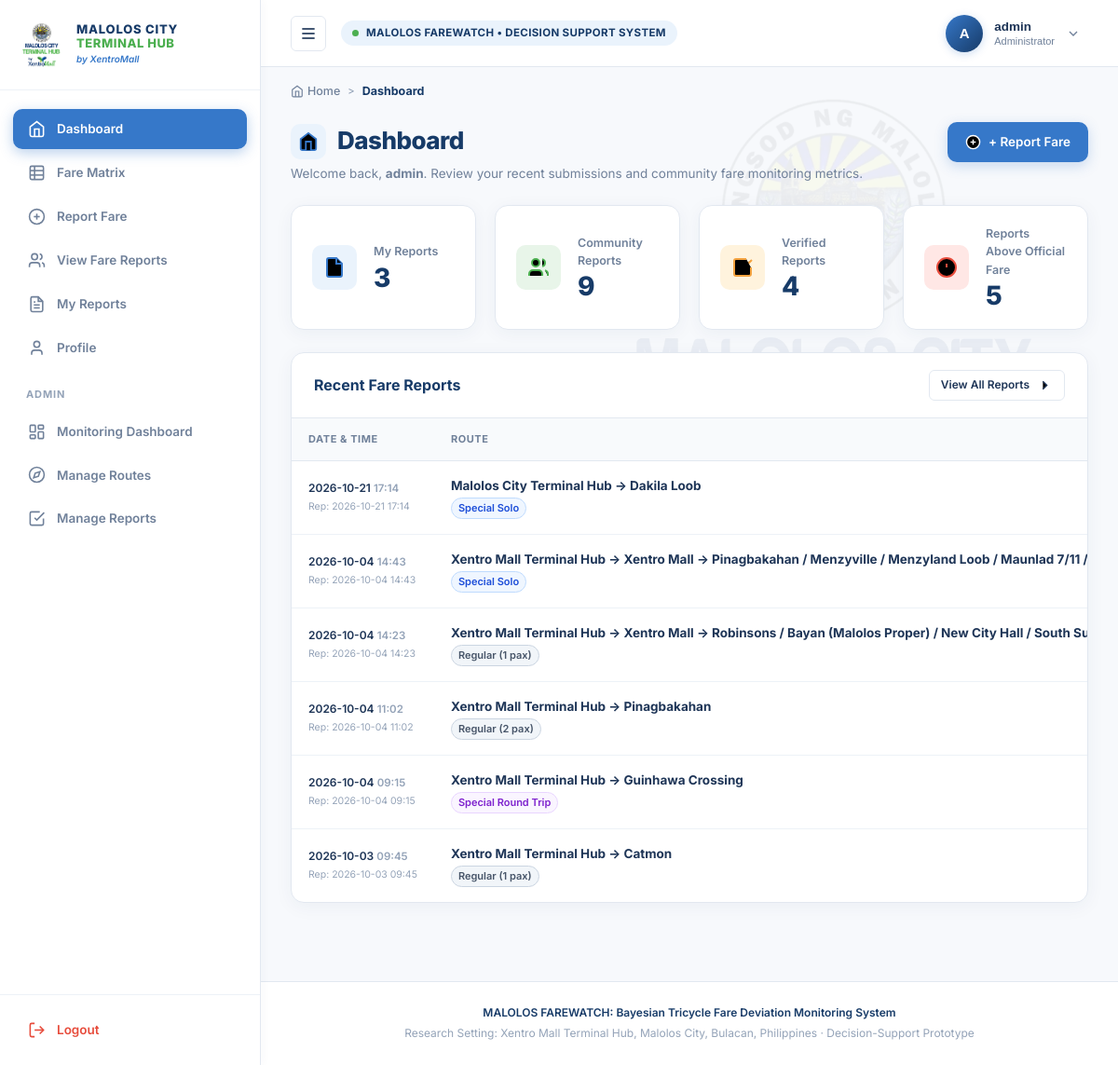
The app's page /dashboard (signed in) with its own data.
### tables this page shows
CREATE TABLE fare_reports (
    id INTEGER PRIMARY KEY AUTOINCREMENT,
    user_id INTEGER NOT NULL,
    route_id INTEGER NOT NULL,
    reported_fare REAL NOT NULL CHECK(reported_fare > 0),
    fare_difference REAL NOT NULL,
    distance_km REAL,
    travel_time_min INTEGER,
    body_number TEXT,
    photo_filename TEXT,
    verification_status TEXT NOT NULL DEFAULT 'Pending' 
        CHECK(verification_status IN ('Pending', 'Verified', 'Rejected')),
    posterior_probability REAL NOT NULL,
    created_at TEXT NOT NULL DEFAULT (datetime('now', 'localtime')), trip_type TEXT NOT NULL DEFAULT 'regular', passenger_count INTEGER NOT NULL DEFAULT 1, expected_fare REAL NOT NULL DEFAULT 0.0, origin TEXT NOT NULL DEFAULT 'Xentro Mall Terminal Hub', destination TEXT NOT NULL DEFAULT '', occurred_at TEXT NOT NULL DEFAULT '', id_filename TEXT DEFAULT NULL,
    FOREIGN KEY(user_id) REFERENCES users(id) ON DELETE CASCADE,
    FOREIGN KEY(route_id) REFERENCES routes(id) ON DELETE RESTRICT
);

### app.py (the view)
@app.route("/dashboard")
@login_required
def dashboard():
    conn = db()
    uid = session["user_id"]
    my_reports_count = conn.execute(
        "SELECT COUNT(*) AS count FROM fare_reports WHERE user_id = ?", (uid,)
    ).fetchone()["count"]
    community_reports_count = conn.execute(
        "SELECT COUNT(*) AS count FROM fare_reports"
    ).fetchone()["count"]
    verified_count = conn.execute(
        "SELECT COUNT(*) AS count FROM fare_reports WHERE verification_status = 'Verified'"
    ).fetchone()["count"]
    deviations_count = conn.execute(
        "SELECT COUNT(*) AS count FROM fare_reports WHERE fare_difference > 0"
    ).fetchone()["count"]
    recent_reports = conn.execute("""
        SELECT fr.*, rt.name AS route_name, rt.official_fare, u.username
        FROM fare_reports fr
        JOIN routes rt ON fr.route_id = rt.id
        JOIN users u ON fr.user_id = u.id
        ORDER BY fr.created_at DESC
        LIMIT 6
    """).fetchall()
    conn.close()
    stats = {
        "my_reports": my_reports_count,
        "community_reports": community_reports_count,
        "verified": verified_count,
        "deviations": deviations_count
    }
    return render_template(
        "dashboard.html",
        active_page="dashboard",
        stats=stats,
        recent_reports=recent_reports
    )

### app.py (called while the page is built)
def db():
    return get_db(app.config.get("DATABASE", DB_FILE))

def login_required(f):
    @wraps(f)
    def decorated_function(*args, **kwargs):
        if "user_id" not in session:
            flash("Please log in to access this page.", "warning")
            return redirect(url_for("login"))
        return f(*args, **kwargs)
    return decorated_function

### database.py (called while the page is built)
def get_db(db_path=DB_FILE):
    conn = sqlite3.connect(db_path)
    conn.row_factory = sqlite3.Row
    conn.execute("PRAGMA foreign_keys = ON;")
    return conn

### templates/dashboard.html (shortened to what this page needs)
{% extends "base.html" %}
{% block breadcrumb %}Dashboard{% endblock %}
{% block content %}
<div class="page-header">
  <div class="page-title-block">
    <div class="page-title-row">
      <div class="page-title-icon-box">
        <svg viewBox="0 0 24 24"><path d="m3 9 9-7 9 7v11a2 2 0 0 1-2 2H5a2 2 0 0 1-2-2z"/><polyline points="9 22 9 12 15 12 15 22"/></svg>
      </div>
      <h1 class="page-title">Dashboard</h1>
    </div>
    <p class="page-subtitle">Welcome back, <strong>{{ session.get('username') }}</strong>. Review your recent submissions and community fare monitoring metrics.</p>
  </div>
  <div class="page-actions">
    <a href="{{ url_for('report_fare') }}" class="btn btn-primary">
      <svg viewBox="0 0 24 24"><circle cx="12" cy="12" r="10"/><line x1="12" y1="8" x2="12" y2="16"/><line x1="8" y1="12" x2="16" y2="12"/></svg>
      <span>+ Report Fare</span>
    </a>
  </div>
</div>
<div class="stats-grid">
  <div class="stat-card">
    <div class="stat-icon-wrapper blue">
      <svg viewBox="0 0 24 24"><path d="M14 2H6a2 2 0 0 0-2 2v16a2 2 0 0 0 2 2h12a2 2 0 0 0 2-2V8z"/><polyline points="14 2 14 8 20 8"/></svg>
    </div>
    <div class="stat-content">
      <span class="stat-title">My Reports</span>
      <strong class="stat-value">{{ stats.my_reports }}</strong>
    </div>
  </div>
  <div class="stat-card">
    <div class="stat-icon-wrapper green">
      <svg viewBox="0 0 24 24"><path d="M16 21v-2a4 4 0 0 0-4-4H6a4 4 0 0 0-4 4v2"/><circle cx="9" cy="7" r="4"/><path d="M22 21v-2a4 4 0 0 0-3-3.87"/><path d="M16 3.13a4 4 0 0 1 0 7.75"/></svg>
    </div>
    <div class="stat-content">
      <span class="stat-title">Community Reports</span>
      <strong class="stat-value">{{ stats.community_reports }}</strong>
    </div>
  </div>
  <div class="stat-card">
    <div class="stat-icon-wrapper orange">
      <svg viewBox="0 0 24 24"><path d="m9 11 3 3L22 4"/><path d="M21 12v7a2 2 0 0 1-2 2H5a2 2 0 0 1-2-2V5a2 2 0 0 1 2-2h11"/></svg>
    </div>
    <div class="stat-content">
      <span class="stat-title">Verified Reports</span>
      <strong class="stat-value">{{ stats.verified }}</strong>
    </div>
  </div>
  <div class="stat-card">
    <div class="stat-icon-wrapper red">
      <svg viewBox="0 0 24 24"><circle cx="12" cy="12" r="10"/><line x1="12" y1="8" x2="12" y2="12"/><line x1="12" y1="16" x2="12.01" y2="16"/></svg>
    </div>
    <div class="stat-content">
      <span class="stat-title">Reports Above Official Fare</span>
      <strong class="stat-value">{{ stats.deviations }}</strong>
    </div>
  </div>
</div>
<div class="table-card">
  <div style="padding:18px 24px;border-bottom:1px solid var(--border-color);display:flex;justify-content:space-between;align-items:center;">
    <h3 style="font-size:16px;font-weight:700;color:var(--primary-navy);">Recent Fare Reports</h3>
    <a href="{{ url_for('fare_reports') }}" class="btn btn-secondary btn-sm">
      <span>View All Reports</span>
      <svg viewBox="0 0 24 24"><polyline points="9 18 15 12 9 6"/></svg>
    </a>
  </div>
  <div class="table-responsive">
    <table class="data-table">
      <thead>
        <tr>
          <th>Date & Time</th>
          <th>Route</th>
        </tr>
      </thead>
      <tbody>
        {% for r in recent_reports %}
        <tr>
          <td>
            <div class="cell-date-time" title="Trip Occurred: {{ r.occurred_at or r.created_at }} | Reported: {{ r.created_at }}">
              <div style="font-size:12px;font-weight:600;color:var(--primary-navy);">
                <span class="cell-date">{{ (r.occurred_at or r.created_at)[:10] }}</span>
                <span class="cell-time">{{ (r.occurred_at or r.created_at)[11:16] }}</span>
              </div>
              <div style="font-size:10.5px;color:var(--text-muted);margin-top:2px;">
                Rep: {{ r.created_at[:10] }} {{ r.created_at[11:16] }}
              </div>
            </div>
          </td>
          <td class="cell-route">
            {% if r.destination %}
              <strong>{{ r.origin }} → {{ r.destination }}</strong>
            {% else %}
              <strong>{{ r.route_name }}</strong>
            {% endif %}
            <div style="margin-top:2px;">
              {% if r.trip_type == 'special' %}
                <span class="badge-trip-type badge-trip-special">Special Solo</span>
              {% elif r.trip_type == 'special_round_trip' %}
                <span class="badge-trip-type badge-trip-round">Special Round Trip</span>
              {% else %}
                <span class="badge-trip-type badge-trip-regular">Regular ({{ r.passenger_count or 1 }} pax)</span>
              {% endif %}
            </div>
          </td>
        </tr>
        {% else %}
        <tr>
          <td colspan="8" style="text-align:center;padding:32px;color:var(--text-secondary);">
            No fare reports recorded yet. Click <strong>+ Report Fare</strong> to submit your first report.
          </td>
        </tr>
        {% endfor %}
      </tbody>
    </table>
  </div>
</div>
{% endblock %}

### records on screen
fare_reports: occurred_at "2026-10-21", occurred_at "17:14", created_at "2026-10-21", created_at "17:14", origin "Malolos City Terminal Hub", destination "Dakila Loob", trip_type "Special Solo"
fare_reports: occurred_at "2026-10-04", occurred_at "14:43", created_at "2026-10-04", created_at "14:43", origin "Xentro Mall Terminal Hub", destination "Xentro Mall → Pinagbakahan / Menzyville / Menzyland Loob / Maunlad 7/11 /…", trip_type "Special Solo"
fare_reports: occurred_at "2026-10-04", occurred_at "14:23", created_at "2026-10-04", created_at "14:23", origin "Xentro Mall Terminal Hub", destination "Xentro Mall → Robinsons / Bayan (Malolos Proper) / New City Hall / South…", passenger_count "1"
fare_reports: occurred_at "2026-10-04", occurred_at "11:02", created_at "2026-10-04", created_at "11:02", origin "Xentro Mall Terminal Hub", destination "Pinagbakahan", passenger_count "2"
fare_reports: occurred_at "2026-10-04", occurred_at "09:15", created_at "2026-10-04", created_at "09:15", origin "Xentro Mall Terminal Hub", destination "Guinhawa Crossing", shows "Special Round Trip"
fare_reports: occurred_at "2026-10-03", occurred_at "09:45", created_at "2026-10-03", created_at "09:45", origin "Xentro Mall Terminal Hub", destination "Catmon", passenger_count "1"

### other values on screen
{{ session.get('username', 'U')[0]|upper }} "A"
{{ session.get('username') }} "admin"
{{ stats.my_reports }} "3"
{{ stats.community_reports }} "9"
{{ stats.verified }} "4"
{{ stats.deviations }} "5"
